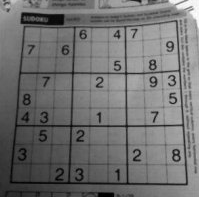
#> input picture OpenCV/newspaper.png, 199 x 197 px
$ python 3-adaptiveThresholding.py
#> lines starting #> are read from the running program, lines starting #| are printed output that depends on the picture; after the words box and inside, x2 and y2 are one past the last pixel; in counts of white or black regions, pixels touching at a corner belong together
# Imports
import cv2
import numpy as np
from matplotlib import pyplot as plt

# Load in images
img = cv2.imread("../newspaper.png", 0)
#> img is the input picture: shape (197, 199); min 0, max 255, mean 112.1
# img = cv2.medianBlur(img, 5) # <-- blurs the image

# Thresholding
ret, thresh_binary = cv2.threshold(img, 127, 255, cv2.THRESH_BINARY)
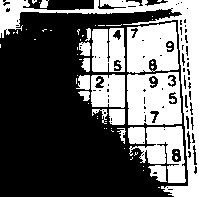
#> thresh_binary: shape (197, 199); 38.2% white; 61 white regions (44 under 20 px), largest, box (x1, y1, x2, y2) and area: (0, 0, 199, 197) 4896, (127, 72, 182, 125) 2458, (127, 22, 179, 73) 2160
# adaptiveThreshold(src, dst, maxValue, adaptiveMethod, thresholdType, blockSize, C)
adaptive_thresh_mean = cv2.adaptiveThreshold(img,255,cv2.ADAPTIVE_THRESH_MEAN_C,cv2.THRESH_BINARY,11,2) # Uses mean
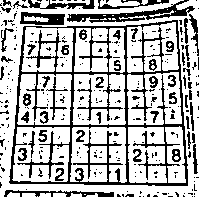
#> adaptive_thresh_mean: shape (197, 199); 71.3% white; black in thin lines or dots
adaptive_thresh_gaussian = cv2.adaptiveThreshold(img, 255, cv2.ADAPTIVE_THRESH_GAUSSIAN_C, cv2.THRESH_BINARY, 11, 2) # Uses gaussian
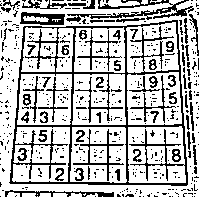
#> adaptive_thresh_gaussian: shape (197, 199); 72.7% white; black in thin lines or dots

titles = ("Original", "Binary", "Adaptive Mean", "Adaptive Gaussian")
images = (img, thresh_binary, adaptive_thresh_mean, adaptive_thresh_gaussian)

for i in range(4):
    plt.subplot(2,2,i+1),plt.imshow(images[i],'gray')
    plt.title(titles[i])
    plt.xticks([]),plt.yticks([])
plt.show()
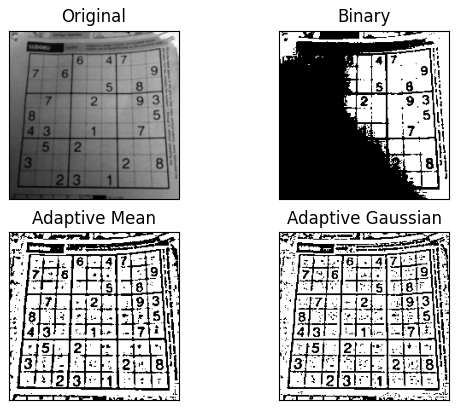
#> figure drawn by matplotlib, 4 panels
